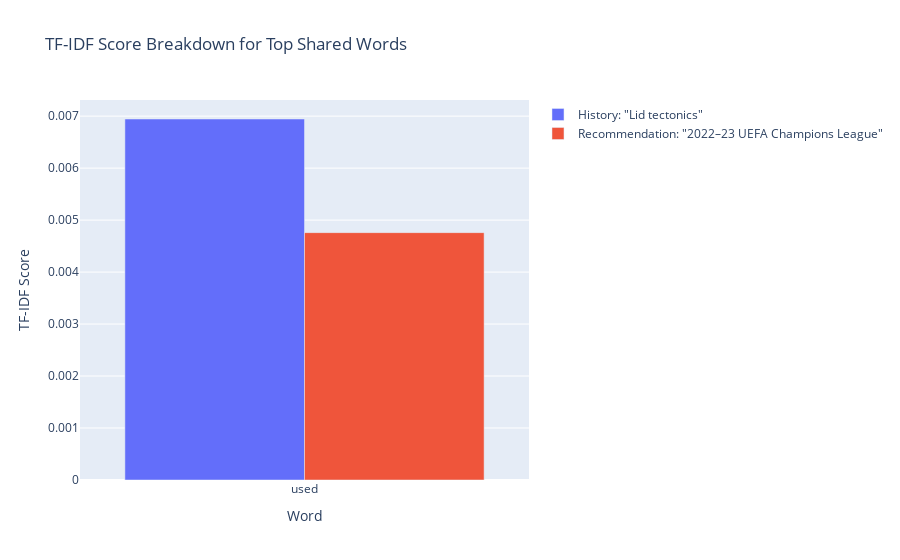

Write notebook code for a chart like this one.
### Markdown cell above
### Most Dissimilar Documents with Non-Zero Similarity

Meaning that at least one word is shared between the documents, but they are still largely unrelated.

### Code cell
temp_sim_matrix = np.copy(similarity_matrix)
temp_sim_matrix[temp_sim_matrix == 0] = np.inf

min_nonzero_sim = np.min(temp_sim_matrix)

found_pair = False
if not np.isinf(min_nonzero_sim):
    min_sim_indices = np.where(similarity_matrix == min_nonzero_sim)
    
    if len(min_sim_indices[0]) > 0:
        for i in range(len(min_sim_indices[0])):
            doc1_idx_in_subset = min_sim_indices[0][i]
            doc1_corpus_idx = random_indices[doc1_idx_in_subset]
            doc2_corpus_idx = min_sim_indices[1][i]

            url1 = corpus_data.loc[doc1_corpus_idx, 'url']
            url2 = corpus_data.loc[doc2_corpus_idx, 'url']

            if url1 != url2:
                doc1_title = corpus_data.loc[doc1_corpus_idx, 'title']
                doc2_title = corpus_data.loc[doc2_corpus_idx, 'title']
                found_pair = True
                break

if found_pair:
    print(f"--- Most Dissimilar Documents (Score > 0) ---")
    print(f"Score: {min_nonzero_sim:.4f}")
    print(f"Article 1: '{doc1_title}' ({url1})")
    print(f"Article 2: '{doc2_title}' ({url2})")

    print("\n--- Shared Words Breakdown ---")
    visualize_recommendation_breakdown(url1, url2, vectorizer, corpus_data, corpus_vectors, corpus_data, corpus_vectors)
else:
    print("Could not find a pair of different documents with a non-zero similarity score.")

### Figure 1 — Plotly figure (JSON) as saved in the notebook; plotly's stock layout.template omitted (floating-point values rounded to 4 significant figures)
{"data": [{"name": "History: \"Lid tectonics\"", "type": "bar", "x": ["used"], "y": [0.006945]}, {"name": "Recommendation: \"2022–23 UEFA Champions League\"", "type": "bar", "x": ["used"], "y": [0.004759]}], "layout": {"barmode": "group", "title": {"text": "TF-IDF Score Breakdown for Top Shared Words"}, "xaxis": {"title": {"text": "Word"}}, "yaxis": {"title": {"text": "TF-IDF Score"}}}}
